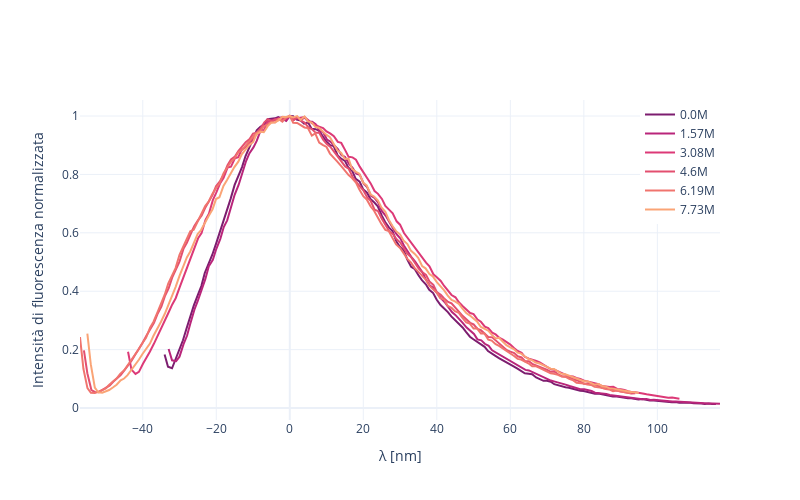

Here is the notebook cell this chart was saved with:
### Markdown cell above
# sovrapposizione spettri

### Code cell
fig = go.Figure()
colors = sequential.Sunsetdark_r[:6]

for i in range(6):
    fig.add_trace(go.Scatter(
        x = data[f'w{i}'] - data[f'w{i}'][data[f'I{i}'].idxmax()],  # shift per centrare
        y = data[f'I{i}']/np.max(data[f'I{i}']),  # normalizzazione 
        mode = 'lines', 
        name = f'{np.round(concentrazioni[i],2)}M',
        line = dict(color = colors[i])
    ))


fig.update_layout( 
    xaxis_title = "λ [nm]",
    yaxis_title = "Intensità di fluorescenza normalizzata",
    template = "plotly_white",
    height = 500,
    width = 800,
    legend=dict(
        x=1,
        y=1,
        xanchor='right',
        yanchor='top'
    )
)

fig.write_html('./html/fluorescenza_normalizzata.html')
fig.write_image('./images/fluorescenza_normalizzata.png')
fig.show()

### Figure 1 — Plotly figure (JSON) as saved in the notebook; plotly's stock layout.template omitted (floating-point values rounded to 4 significant figures; data arrays with more than 128 entries replaced by an {"elided": "..."} marker saying what was removed)
{"data": [{"line": {"color": "rgb(124, 29, 111)"}, "mode": "lines", "name": "0.0M", "type": "scatter", "x": {"elided": "151 float values"}, "y": {"elided": "151 float values"}}, {"line": {"color": "rgb(185, 37, 122)"}, "mode": "lines", "name": "1.57M", "type": "scatter", "x": {"elided": "151 float values"}, "y": {"elided": "151 float values"}}, {"line": {"color": "rgb(220, 57, 119)"}, "mode": "lines", "name": "3.08M", "type": "scatter", "x": {"elided": "151 float values"}, "y": {"elided": "151 float values"}}, {"line": {"color": "rgb(227, 79, 111)"}, "mode": "lines", "name": "4.6M", "type": "scatter", "x": {"elided": "151 float values"}, "y": {"elided": "151 float values"}}, {"line": {"color": "rgb(240, 116, 110)"}, "mode": "lines", "name": "6.19M", "type": "scatter", "x": {"elided": "151 float values"}, "y": {"elided": "151 float values"}}, {"line": {"color": "rgb(250, 164, 118)"}, "mode": "lines", "name": "7.73M", "type": "scatter", "x": {"elided": "151 float values"}, "y": {"elided": "151 float values"}}], "layout": {"height": 500, "legend": {"x": 1, "xanchor": "right", "y": 1, "yanchor": "top"}, "width": 800, "xaxis": {"title": {"text": "λ [nm]"}}, "yaxis": {"title": {"text": "Intensità di fluorescenza normalizzata"}}}}
